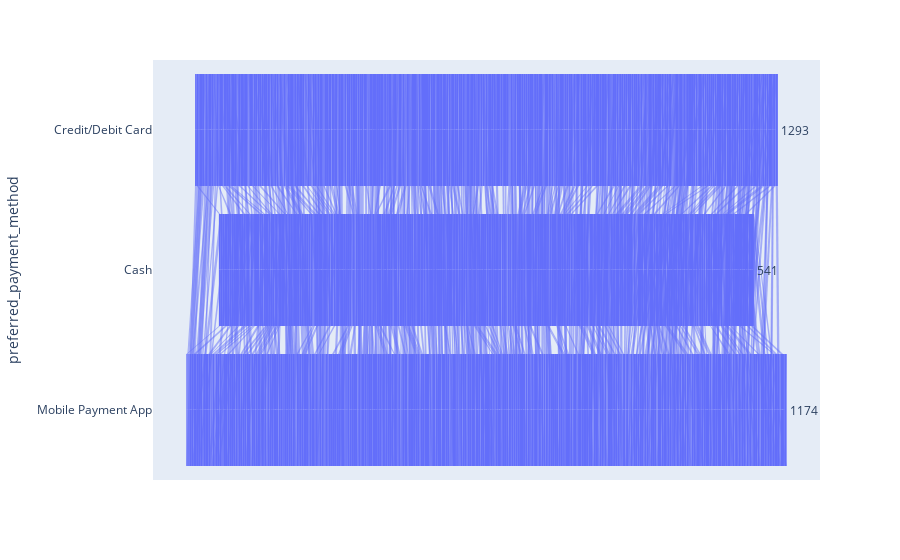

Here is the notebook cell this chart was saved with:
### Code cell
import plotly.express as px

# Utilisation de Plotly Express pour créer le diagramme en entonnoir à partir du DataFrame df
fig = px.funnel(df, x='monthly_income', y='preferred_payment_method')

# Afficher le diagramme en entonnoir
fig.show()

### Figure 1 — Plotly figure (JSON) as saved in the notebook; plotly's stock layout.template omitted (floating-point values rounded to 4 significant figures; data arrays with more than 128 entries replaced by an {"elided": "..."} marker saying what was removed)
{"data": [{"hovertemplate": "monthly_income=%{x}<br>preferred_payment_method=%{y}<extra></extra>", "legendgroup": "", "marker": {"color": "#636efa"}, "name": "", "orientation": "h", "showlegend": false, "type": "funnel", "x": {"elided": "1000 int values"}, "xaxis": "x", "y": {"elided": "1000 str values"}, "yaxis": "y"}], "layout": {"legend": {"tracegroupgap": 0}, "margin": {"t": 60}, "xaxis": {"anchor": "y", "domain": [0, 1], "title": {"text": "monthly_income"}}, "yaxis": {"anchor": "x", "domain": [0, 1], "title": {"text": "preferred_payment_method"}}}}
